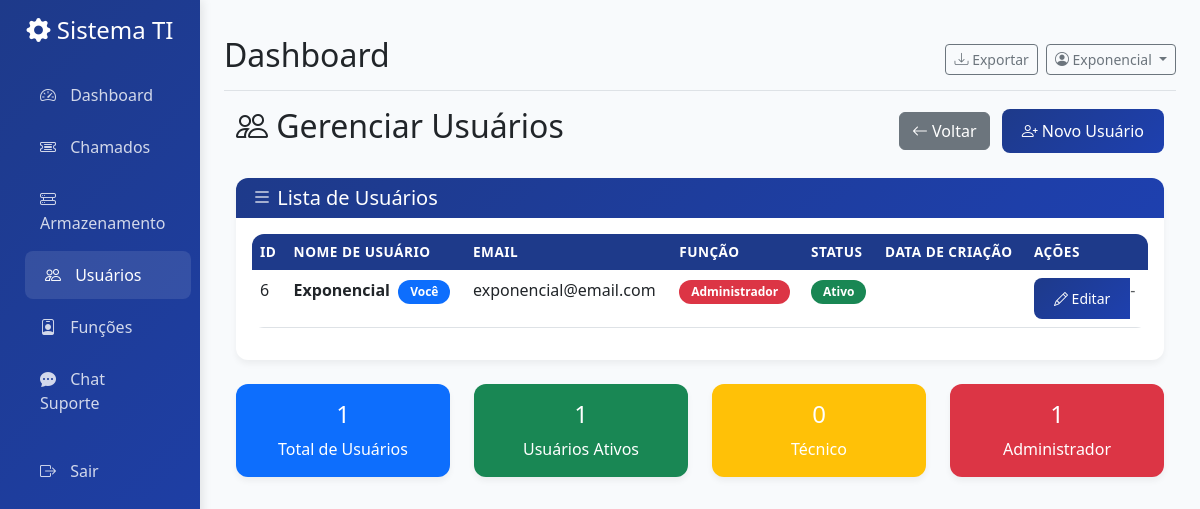
The app's page /configuracoes/usuarios (signed in), older data.
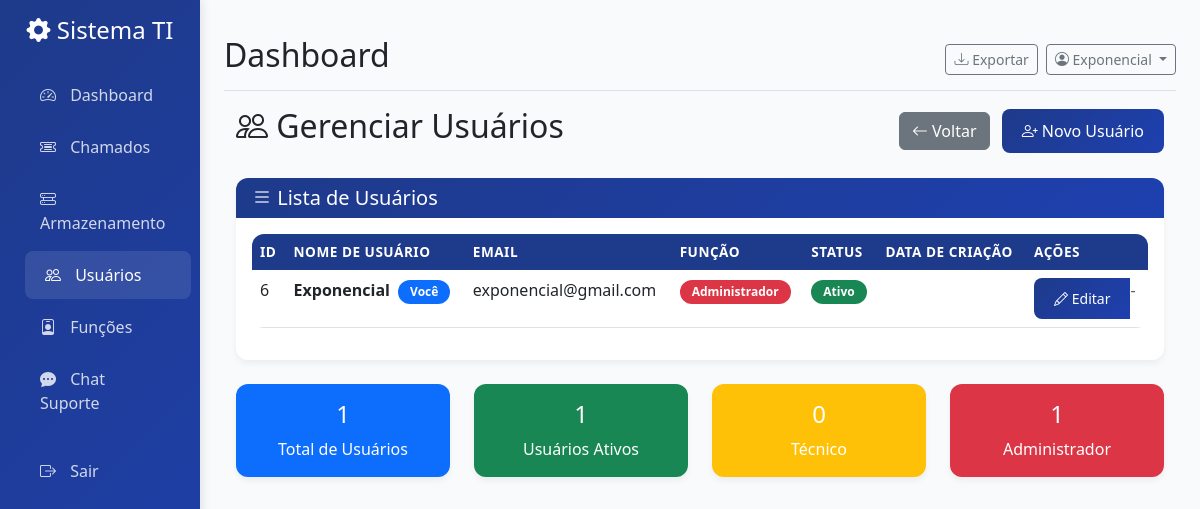
The same page, newer data.
### models/user.py (models this page shows, shortened)
class User(UserMixin, db.Model):
    __tablename__ = 'users'
    id = db.Column(db.Integer, primary_key=True)
    username = db.Column(db.String(80), unique=True, nullable=False)
    password_hash = db.Column(db.String(120), nullable=False)
    role = db.Column(db.String(20), nullable=False, default='user')  # admin, user, tech
    created_at = db.Column(db.DateTime, default=datetime.utcnow)
    is_active = db.Column(db.Boolean, default=True)
    chamados_criados = db.relationship('Chamado', backref='criador', lazy=True, foreign_keys='Chamado.criado_por')
    chamados_atribuidos = db.relationship('Chamado', backref='tecnico', lazy=True, foreign_keys='Chamado.atribuido_para')

### tables this page shows
CREATE TABLE role_names (
            role_key TEXT PRIMARY KEY,
            label TEXT NOT NULL
        );

### app.py (the view, shortened to what this page needs)
@app.route('/configuracoes/usuarios')
@login_required
def gerenciar_usuarios():
    if session['role'] != 'admin':
        flash('Acesso negado! Apenas administradores podem gerenciar usuários.', 'danger')
        return redirect(url_for('dashboard'))
    conn = get_db_connection()
    usuarios_raw = conn.execute('''
        SELECT u.id, u.username, u.email, u.role, u.created_at, u.is_active, u.funcao_id, f.nome as funcao_nome
        FROM users u
        LEFT JOIN funcoes f ON u.funcao_id = f.id
        ORDER BY u.created_at DESC
    ''').fetchall()
    funcoes = conn.execute('SELECT * FROM funcoes ORDER BY nivel_acesso DESC').fetchall()
    conn.close()
    return render_template('gerenciar_usuarios.html', usuarios=usuarios_raw, funcoes=funcoes)

### app.py (called while the page is built)
def get_db_connection():
    conn = sqlite3.connect(DATABASE)
    conn.row_factory = sqlite3.Row
    return conn

def login_required(f):
    from functools import wraps
    @wraps(f)
    def decorated_function(*args, **kwargs):
        if 'user_id' not in session:
            return redirect(url_for('login'))
        return f(*args, **kwargs)
    return decorated_function

def get_user_role():
    if 'user_id' not in session:
        return None
    return session.get('role')

def is_admin():
    return get_user_role() == 'admin'

def can_access_chamados():
    role = get_user_role()
    return role in ['admin', 'diretor', 'supervisor', 'tech', 'administrativo', 'user']

def can_access_storage():
    role = get_user_role()
    return role in ['admin', 'diretor', 'supervisor', 'tech']

def can_access_funcoes():
    return get_user_role() == 'admin'

def can_access_chat():
    role = get_user_role()
    return role in ['admin', 'diretor', 'supervisor', 'tech', 'administrativo']

### templates/gerenciar_usuarios.html (shortened to what the changed rows need)
{% extends "base.html" %}
{% block content %}
<div class="container-fluid">
    <div class="row">
        <div class="col-12">
            <div class="d-flex justify-content-between align-items-center mb-4">
                <h2><i class="bi bi-people"></i> Gerenciar Usuários</h2>
            </div>
        </div>
    </div>
    <div class="row">
        <div class="col-12">
            <div class="card">
                <div class="card-body">
                    {% if usuarios %}
                    <div class="table-responsive">
                        <table class="table table-hover">
                            <thead class="table-dark">
                                <tr>
                                    <th>ID</th>
                                    <th>Nome de Usuário</th>
                                    <th>Email</th>
                                    <th>Função</th>
                                    <th>Status</th>
                                    <th>Data de Criação</th>
                                    <th>Ações</th>
                                </tr>
                            </thead>
                            <tbody>
                                {% for usuario in usuarios %}
                                <tr>
                                    <td>{{ usuario.id }}</td>
                                    <td>
                                        <strong>{{ usuario.username }}</strong>
                                        {% if usuario.id == session.user_id %}
                                            <span class="badge bg-primary ms-1">Você</span>
                                        {% endif %}
                                    </td>
                                    <td>{{ usuario.email }}</td>
                                    <td>
                                        <span class="badge bg-{{ 'danger' if usuario.role == 'admin' else ('warning' if usuario.role == 'tech' else 'info') }}">{{ role_label(usuario.role) }}</span>
                                    </td>
                                    <td>
                                        {% if usuario.is_active %}
                                            <span class="badge bg-success">Ativo</span>
                                        {% else %}
                                            <span class="badge bg-secondary">Inativo</span>
                                        {% endif %}
                                    </td>
                                    <td>{{ usuario.created_at_fmt }}</td>
                                    <td>
                                        <div class="btn-group" role="group" aria-label="Ações">
                                            <a href="{{ url_for('editar_usuario', id=usuario.id) }}" class="btn btn-sm btn-primary">
                                                <i class="bi bi-pencil"></i> Editar
                                            </a>
                                            {% if usuario.id != session.user_id %}
                                                <form method="POST" action="{{ url_for('toggle_usuario', id=usuario.id) }}" class="d-inline">
                                                    {% if usuario.is_active %}
                                                        <button type="submit" class="btn btn-sm btn-warning"
                                                                onclick="return confirm('Tem certeza que deseja desativar este usuário?')">
                                                            <i class="bi bi-person-x"></i>
                                                        </button>
                                                    {% else %}
                                                        <button type="submit" class="btn btn-sm btn-success"
                                                                onclick="return confirm('Tem certeza que deseja ativar este usuário?')">
                                                            <i class="bi bi-person-check"></i>
                                                        </button>
                                                    {% endif %}
                                                </form>
                                            {% else %}
                                                <span class="text-muted">-</span>
                                            {% endif %}
                                        </div>
                                    </td>
                                </tr>
                                {% endfor %}
                            </tbody>
                        </table>
                    </div>
                    {% endif %}
                </div>
            </div>
        </div>
    </div>
</div>
{% endblock %}

### templates/base.html (shortened to what the changed rows need)
<!DOCTYPE html>
<html lang="pt-BR">
<head>
    <link href="https://cdn.jsdelivr.net/npm/bootstrap@5.3.0/dist/css/bootstrap.min.css" rel="stylesheet">
    <link href="https://cdn.jsdelivr.net/npm/bootstrap-icons@1.10.0/font/bootstrap-icons.css" rel="stylesheet">
</head>
<body>
    <div class="container-fluid">
        <div class="row">
            <main class="col-md-9 ms-sm-auto col-lg-10 px-md-4 main-content">
                <div class="d-flex justify-content-between flex-wrap flex-md-nowrap align-items-center pt-3 pb-2 mb-3 border-bottom">
                    <h1 class="h2">{% block page_title %}Dashboard{% endblock %}</h1>
                    <div class="btn-toolbar mb-2 mb-md-0">
                        <div class="dropdown">
                            <button class="btn btn-sm btn-outline-secondary dropdown-toggle" type="button" data-bs-toggle="dropdown">
                                <i class="bi bi-person-circle"></i> {{ session.username }}
                            </button>
                        </div>
                    </div>
                </div>
                {% block content %}{% endblock %}
            </main>
        </div>
    </div>
</body>
</html>

Row changes from the older to the newer data that the page shows:
changed User "Exponencial": email "exponencial@email.com" → "exponencial@gmail.com"
